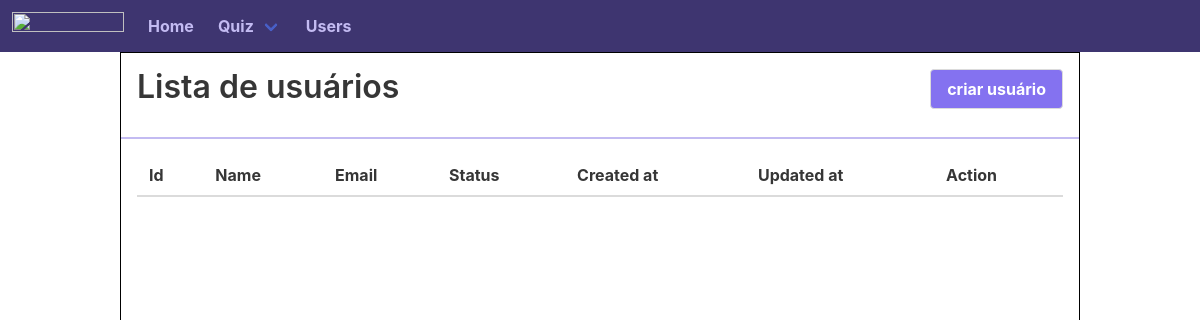
The page /user/ on the database as committed earlier.
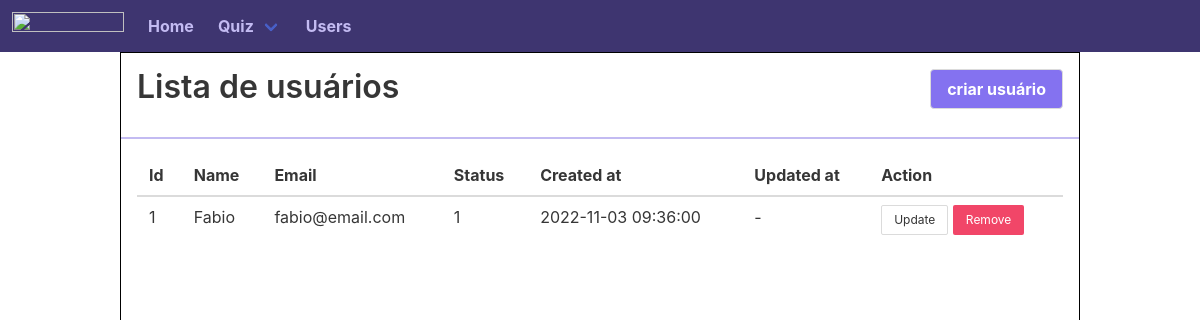
The same page on the database as committed later.
### app/models/user.py (models this page shows, shortened)
class User(db.Model):
  __tablename__ = 'user'
  id = db.Column(db.Integer, primary_key=True)
  name = db.Column(db.String(100), nullable=False)
  email = db.Column(db.String(100), nullable=False, unique=True)
  password = db.Column(db.String(100), nullable=False)
  status = db.Column(db.SmallInteger, nullable=False)
  created_at = db.Column(db.DateTime, nullable=False)
  updated_at = db.Column(db.DateTime, nullable=True)
  quiz = db.relationship("Quiz")

### app/users/controller.py (the view)
@user_controller.route('/', methods=['GET'])
def users():
    if request.method == 'GET':
        users = User.query.all()
        return render_template("list-users.html", users=users)

### app/__init__.py (called while the page is built)
def render_login_button():
    return True if session.get('email') else False

### app/templates/list-users.html (shortened to what this page needs)
{% extends 'content.html' %}
{% block content %}
<div class="all-width content">
  <div class="header-with-button">
    <h1>Lista de usuários</h1>
    <a href="/user/create"><button class="button">criar usuário</button></a>
  </div>
  <div class="list-body">
    <table class="table is-striped">
      <thead>
        <tr>
          <th>Id</th>
          <th>Name</th>
          <th>Email</th>
          <th>Status</th>
          <th>Created at</th>
          <th>Updated at</th>
          <th>Action</th>
        </tr>
      </thead>
      <tbody>
        {% for user in users %}
        <tr>
          <td>{{ user.id }}</td>
          <td>{{ user.name }}</td>
          <td>{{ user.email }}</td>
          <td>{{ user.status }}</td>
          <td>{{ user.created_at }}</td>
          <td>
            {% if user.updated_at %}
            {{ user.updated_at }}
            {% else %}
            -
            {% endif %}
          </td>
          <td>
            <a href="/user/{{ user.id }}">
              <button class="button is-small">Update</button>
            </a>
            <button class="button is-small is-danger" onclick="changeVal('{{ user.id }}');">Remove</button>
          </td>
        </tr>
        {% endfor %}
      </tbody>
    </table>
  </div>
</div>
{% endblock %}

### app/templates/content.html (shortened to what this page needs)
{% extends 'base.html' %}
{% block head %}
<link rel="stylesheet" href="{{ url_for('static', filename='css/content.css') }}">
{% endblock %}
{% block body %}
{% include 'navbar.html' %}
<div id="content" class="container">
  {% block content %}{% endblock %}
</div>
{% endblock %}

### app/templates/base.html (shortened to what this page needs)
<!DOCTYPE html>
<html lang="pt-br">
<head>
  <link rel="stylesheet" href="https://cdn.jsdelivr.net/npm/bulma@0.9.4/css/bulma.min.css">
  <link rel="stylesheet" href="https://cdnjs.cloudflare.com/ajax/libs/font-awesome/6.2.0/css/all.min.css">
  <link rel="stylesheet" href="{{ url_for('static', filename='css/base.css') }}">
  {% block head %}{% endblock %}
</head>
<body>
  {% block body %}{% endblock %}
</body>
</html>

### app/templates/navbar.html (shortened to what this page needs)
<nav id="navbar" class="navbar" role="navigation" aria-label="main navigation">
  <div class="navbar-brand">
    <a class="navbar-item" href="/">
      <img src="https://bulma.io/images/bulma-logo.png" width="112" height="28">
    </a>
  </div>
  <div id="navbar-menu" class="navbar-menu">
    <div class="navbar-start">
      <a class="navbar-item" href="/">
        Home
      </a>
      <div class="navbar-item has-dropdown is-hoverable">
        <a class="navbar-item navbar-link" href="/quiz">
          Quiz
        </a>
      </div>
      <a class="navbar-item" href="/user">
        Users
      </a>
    </div>
  </div>
</nav>

### app/static/css/base.css (style rules this page uses)
* { margin: 0; padding: 0; --colorDark: #5a5670; --colorPurpleDarker: #3e3570; --colorPurple: #6859bd; --colorPurpleLighter: #8472f0; --colorLight: #c3bbf2; }
#navbar { background-color: var(--colorPurpleDarker); }
#navbar #navbar-menu a { color: var(--colorLight); font-weight: bold; }

### app/static/css/content.css (style rules this page uses)
#content { height: 100vh; display: flex; border: 1px solid black; }
.all-width { width: 100vw; }
.header-with-button { display: flex; justify-content: space-between; padding: 1em; border-bottom: 2px solid var(--colorLight); }
.header-with-button button { background-color: var(--colorPurpleLighter); color: white; font-weight: bold; }
.list-body { padding: 1em; }

Rows that differ between the two databases and show on the page:
added User: id "1", name "Fabio", email "fabio@email.com", status "1", created_at "2022-11-03 09:36:00"
